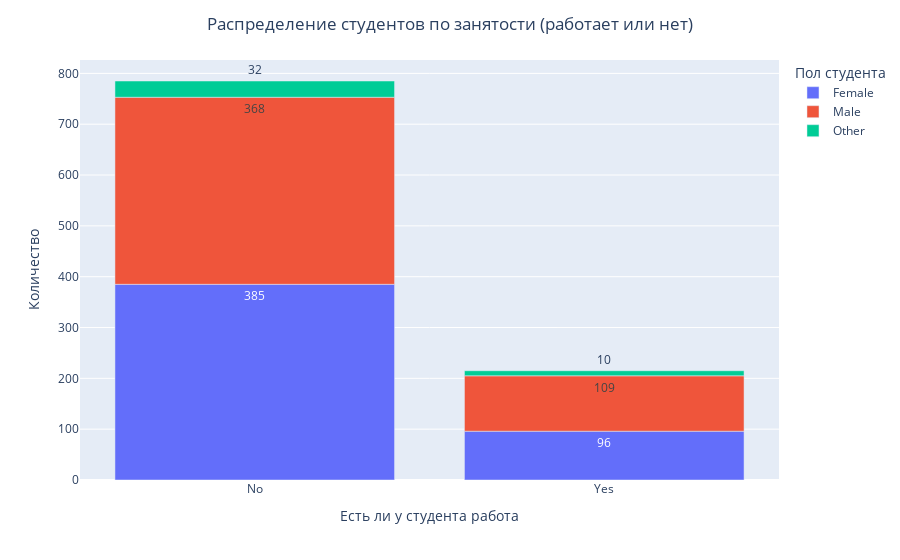

This figure's notebook cell:
### Code cell
df_group_work = df.groupby(['part_time_job', 'gender']).size().reset_index().rename(columns={0: 'Количество'})
fig4 = px.bar(df_group_work, x = 'part_time_job', color = 'gender', y = 'Количество', labels='Количество', text_auto = True)
fig4.update_layout(title={'text': 'Распределение студентов по занятости (работает или нет)', 'x': 0.5},
                    xaxis_title = 'Есть ли у студента работа',
                    legend = {'title': 'Пол студента'})

### Figure 1 — Plotly figure (JSON) as saved in the notebook; plotly's stock layout.template omitted (floating-point values rounded to 4 significant figures)
{"data": [{"hovertemplate": "gender=Female<br>part_time_job=%{x}<br>Количество=%{y}<extra></extra>", "legendgroup": "Female", "marker": {"color": "#636efa", "pattern": {"shape": ""}}, "name": "Female", "orientation": "v", "showlegend": true, "textposition": "auto", "texttemplate": "%{y}", "type": "bar", "x": ["No", "Yes"], "xaxis": "x", "y": [385, 96], "yaxis": "y"}, {"hovertemplate": "gender=Male<br>part_time_job=%{x}<br>Количество=%{y}<extra></extra>", "legendgroup": "Male", "marker": {"color": "#EF553B", "pattern": {"shape": ""}}, "name": "Male", "orientation": "v", "showlegend": true, "textposition": "auto", "texttemplate": "%{y}", "type": "bar", "x": ["No", "Yes"], "xaxis": "x", "y": [368, 109], "yaxis": "y"}, {"hovertemplate": "gender=Other<br>part_time_job=%{x}<br>Количество=%{y}<extra></extra>", "legendgroup": "Other", "marker": {"color": "#00cc96", "pattern": {"shape": ""}}, "name": "Other", "orientation": "v", "showlegend": true, "textposition": "auto", "texttemplate": "%{y}", "type": "bar", "x": ["No", "Yes"], "xaxis": "x", "y": [32, 10], "yaxis": "y"}], "layout": {"barmode": "relative", "legend": {"title": {"text": "Пол студента"}, "tracegroupgap": 0}, "margin": {"t": 60}, "title": {"text": "Распределение студентов по занятости (работает или нет)", "x": 0.5}, "xaxis": {"anchor": "y", "domain": [0, 1], "title": {"text": "Есть ли у студента работа"}}, "yaxis": {"anchor": "x", "domain": [0, 1], "title": {"text": "Количество"}}}}
